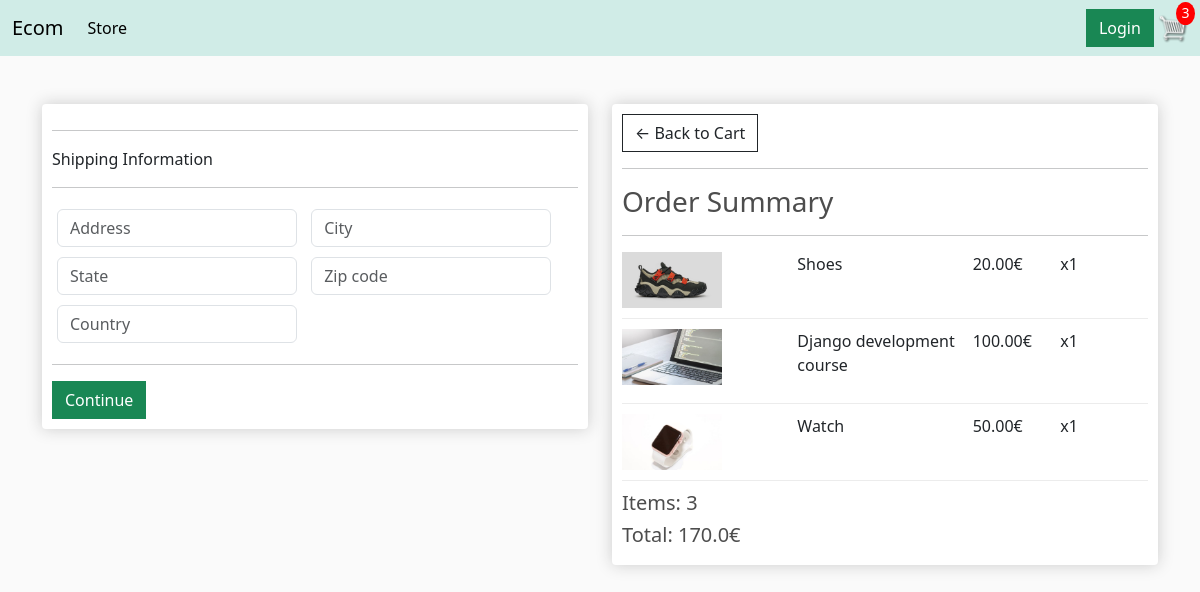
Screenshot of /checkout/ (signed in) with the database file from the repository.
### store/models.py (models this page shows, shortened)
class OrderItem(models.Model):
	product = models.ForeignKey(Product, on_delete=models.SET_NULL, null=True)
	order = models.ForeignKey(Order, on_delete=models.SET_NULL, null=True)
	quantity = models.IntegerField(default=0, null=True, blank=True)
	date_added = models.DateTimeField(auto_now_add=True)
	@property
	def get_total(self):
		total = self.product.price * self.quantity
		return total

class Product(models.Model):
	name = models.CharField(max_length=200)
	price = models.FloatField()
	digital = models.BooleanField(default=False, null=True, blank=True)
	image = models.ImageField(null=True, blank=True)
	@property
	def imageURL(self):
		try:
			url = self.image.url
		except:
			url = ''
		return url

class Order(models.Model):
	customer = models.ForeignKey(Customer, on_delete=models.SET_NULL, null=True, blank=True)
	date_ordered = models.DateTimeField(auto_now_add=True)
	complete = models.BooleanField(default=False)
	transaction_id = models.CharField(max_length=100, null=True)
	@property
	def shipping(self):
		shipping = False
		orderitems = self.orderitem_set.all()
		for i in orderitems:
			if i.product.digital == False:
				shipping = True
		return shipping
	@property
	def get_cart_total(self):
		orderitems = self.orderitem_set.all()
		total = sum([item.get_total for item in orderitems])
		return total
	@property
	def get_cart_items(self):
		orderitems = self.orderitem_set.all()
		total = sum([item.quantity for item in orderitems])
		return total

### store/views.py (the view)
# urls.py: path('checkout/', views.checkout, name='checkout'),
def checkout(request):
	data = cartData(request)
	cartItems = data['cartItems']
	order = data['order']
	items = data['items']
	context = {'items':items, 'order':order, 'cartItems': cartItems}
	return render(request, 'store/checkout.html', context)

### store/utils.py (called while the page is built)
def cartData(request):
	if request.user.is_authenticated:
		customer = request.user.customer
		order, created = Order.objects.get_or_create(customer=customer, complete=False)
		items = order.orderitem_set.all()
		cartItems = order.get_cart_items
	else:
		cookieData = cookieCart(request)
		cartItems = cookieData['cartItems']
		order = cookieData['order']
		items = cookieData['items']
	return {'cartItems':cartItems ,'order':order, 'items':items}

### store/templates/store/checkout.html (shortened to what this page needs)
{% extends 'store/main.html' %}
{% load static %}
{% block content %}
<div class="row">
	<div class="col-lg-6">
		<div class="box-element" id="form-wrapper">
			<form id="form">
				<div id="shipping-info">
					<hr>
					<p>Shipping Information</p>
					<hr>
					<div class="form-field">
						<input required class="form-control" type="text" name="address" placeholder="Address">
					</div>
					<div class="form-field">
						<input required class="form-control" type="text" name="city" placeholder="City">
					</div>
					<div class="form-field">
						<input required class="form-control" type="text" name="state" placeholder="State">
					</div>
					<div class="form-field">
						<input required class="form-control" type="text" name="zipcode" placeholder="Zip code">
					</div>
					<div class="form-field">
						<input required class="form-control" type="text" name="country" placeholder="Country">
					</div>
				</div>
				<hr>
				<input id="form-button" class="btn btn-success btn-block" type="submit" value="Continue">
			</form>
		</div>
		<br>
	</div>
	<div class="col-lg-6">
		<div class="box-element">
			<a class="btn btn-outline-dark" href="{% url 'cart' %}">&#x2190; Back to Cart</a>
			<hr>
			<h3>Order Summary</h3>
			<hr>
			{% for item in items %}
				<div class="cart-row">
					<div style="flex:2"><img class="row-image" src="{{ item.product.imageURL }}"></div>
					<div style="flex:2"><p>{{ item.product.name }}</p></div>
					<div style="flex:1"><p>{{ item.product.price|floatformat:2}}€</p></div>
					<div style="flex:1"><p>x{{ item.quantity }}</p></div>
				</div>
			{% endfor %}
			<h5>Items: {{ order.get_cart_items }}</h5>
			<h5>Total: {{ order.get_cart_total }}€</h5>
		</div>
	</div>
</div>
{% endblock content %}

### static/css/main.css (style rules this page uses)
body { background-color: hsl(0, 0%, 98%); padding-top: 70px; }
.box-element { box-shadow: hsl(0, 0%, 80%) 0 0 16px; background-color: #fff; border-radius: 4px; padding: 10px; }
.col-lg-4, .col-lg-6, .col-lg-8, .col-lg-12 { margin-top: 10px; }
.btn { border-radius: 0; }
h1,h2,h3,h4,h5,h6 { color: hsl(0, 0%, 30%); }
.cart-row { display: flex; align-items: flex-stretch; padding-bottom: 10px; margin-bottom: 10px; border-bottom: 1px solid #ececec; }
.row-image { width: 100px; }
.form-field { width: 250px; display: inline-block; padding: 5px; }

### rows the page displays
OrderItem: product.imageURL (picture), product.name "Shoes", product.price "20.00", quantity "1"
OrderItem: product.imageURL (picture), product.name "Django development course", product.price "100.00", quantity "1"
OrderItem: product.imageURL (picture), product.name "Watch", product.price "50.00", quantity "1"
Order: get_cart_items "3", get_cart_total "170.0"

### other values shown
{{ cartItems }} "3"
